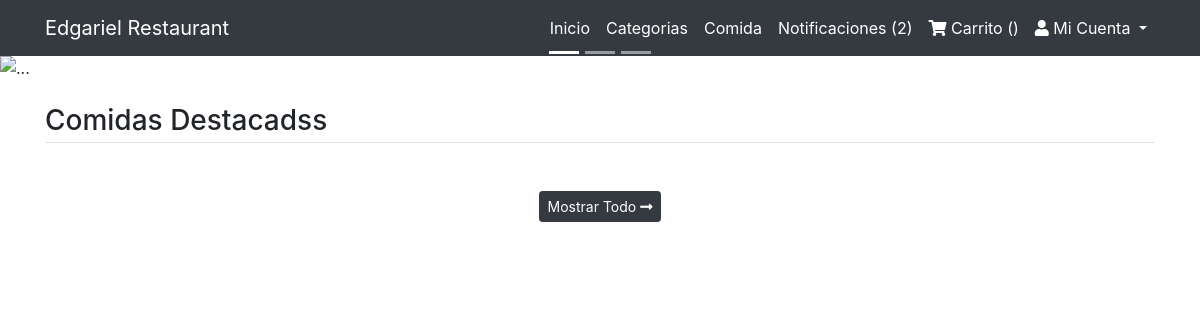
The app's page /, older data.
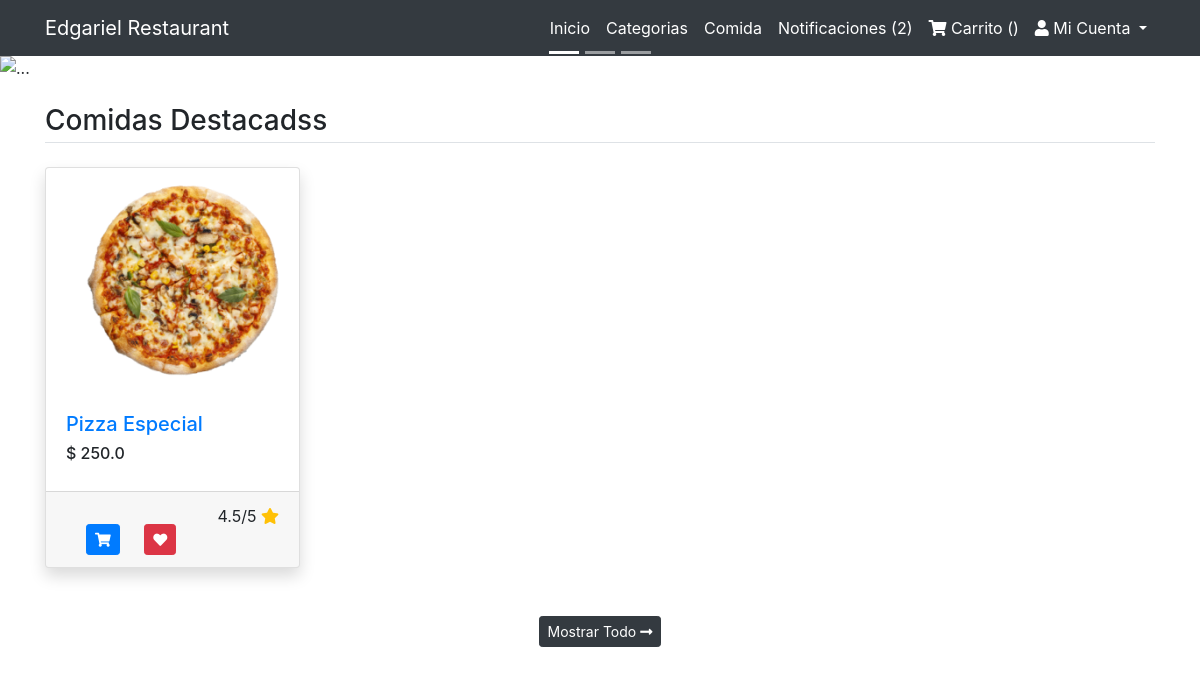
The same page, newer data.
### main/models.py (models this page shows, shortened)
class Dish(models.Model):
    name = models.CharField(max_length=100)
    image = models.ImageField(upload_to="dish_img/") #gotta install pillow, pip install pillow
    price = models.FloatField()
    slug = models.SlugField(max_length=400, null=True)
    description = models.CharField(max_length=200, null=True, blank=True)
    category = models.ForeignKey(Category, on_delete=models.CASCADE)
    ingredient = models.ManyToManyField(Ingredient)
    quantity = models.IntegerField()
    status = models.BooleanField(default=True)
    is_featured = models.BooleanField(default=False)
    class Meta:
        verbose_name_plural = 'Dishes'

### main/views.py (the view)
# urls.py: path('', views.home, name='home'),
def home(request):
    data=Dish.objects.filter(is_featured=True).order_by('-id')
    return render(request, 'main/index.html', {'data':data})

### main/templates/main/index.html (shortened to what this page needs)
{% extends 'main/base.html' %}
{% load static %}
{% block content %}
<div id="carouselExampleIndicators" class="carousel slide" data-ride="carousel">
  <ol class="carousel-indicators">
    <li data-target="#carouselExampleIndicators" data-slide-to="0" class="active"></li>
    <li data-target="#carouselExampleIndicators" data-slide-to="1"></li>
    <li data-target="#carouselExampleIndicators" data-slide-to="2"></li>
  </ol>
  <div class="carousel-inner">
    <div class="carousel-item active">
      <img src="https://image.shutterstock.com/image-photo/various-asian-meals-on-rustic-260nw-1075946798.jpg" class="d-block w-100" alt="...">
    </div>
  </div>
  <a class="carousel-control-prev" href="#carouselExampleIndicators" role="button" data-slide="prev">
    <span class="carousel-control-prev-icon" aria-hidden="true"></span>
  </a>
  <a class="carousel-control-next" href="#carouselExampleIndicators" role="button" data-slide="next">
    <span class="carousel-control-next-icon" aria-hidden="true"></span>
  </a>
</div>
<main class="container my-4">
	<h3 class="my-4 border-bottom pb-1">Comidas Destacadss</h3>
	<div class="row">
    {% for dish in data %}
		<div class="col-md-3 mb-4">
			<div class="card shadow">
			  <a href="" class="card-img-top" alt=""><img src="/media/{{dish.image}}" alt=""></a>
			  <div class="card-body">
			    <h5 class="card-text"><a href="/dish/{{dish.slug}}/{{dish.id}}">{{dish.name}}</a></h5>
          <h6>$ <span class="">{{dish.price}}</span></h6>
			  </div>
			  <div class="card-footer">
			  	<button class="btn btn-sm btn-primary add-to-cart" data-index=""><i class="fa fa-shopping-cart"></i></button>
			  	<button class="btn btn-sm btn-danger add-wishlist" data-product=""><i class="fa fa-heart"></i></button>
			  	<span class="float-right">
			  		4.5/5
			  		<i class="fa fa-star text-warning"></i>
			  	</span>
			  </div>
			</div>
		</div>
    {% endfor %}
	</div>
	<p class="my-4 text-center"><a href="{% url 'dishes-list' %}" class="btn btn-dark btn-sm">Mostrar Todo <i class="fa fa-long-arrow-alt-right"></i></a></p>
</main>
{% endblock %}

Row changes from the older to the newer data that the page shows:
added Dish: image (picture), name "Pizza Especial", price "250.0"
